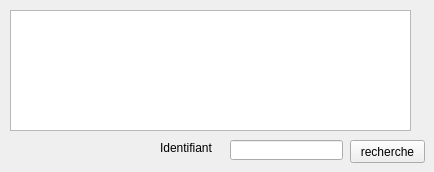
         <widget class="QWidget" name="tab_95">
          <attribute name="title">
           <string>Recherche</string>
          </attribute>
          <widget class="QTableView" name="tableView_2">
           <property name="geometry">
            <rect>
             <x>10</x>
             <y>10</y>
             <width>401</width>
             <height>121</height>
            </rect>
           </property>
          </widget>
          <widget class="QPushButton" name="pb_recherche">
           <property name="geometry">
            <rect>
             <x>350</x>
             <y>140</y>
             <width>75</width>
             <height>23</height>
            </rect>
           </property>
           <property name="text">
            <string>recherche</string>
           </property>
          </widget>
          <widget class="QLineEdit" name="lineEdit_id_11">
           <property name="geometry">
            <rect>
             <x>230</x>
             <y>140</y>
             <width>113</width>
             <height>20</height>
            </rect>
           </property>
          </widget>
          <widget class="QLabel" name="label_132">
           <property name="geometry">
            <rect>
             <x>160</x>
             <y>140</y>
             <width>61</width>
             <height>16</height>
            </rect>
           </property>
           <property name="text">
            <string>Identifiant</string>
           </property>
          </widget>
         </widget>
